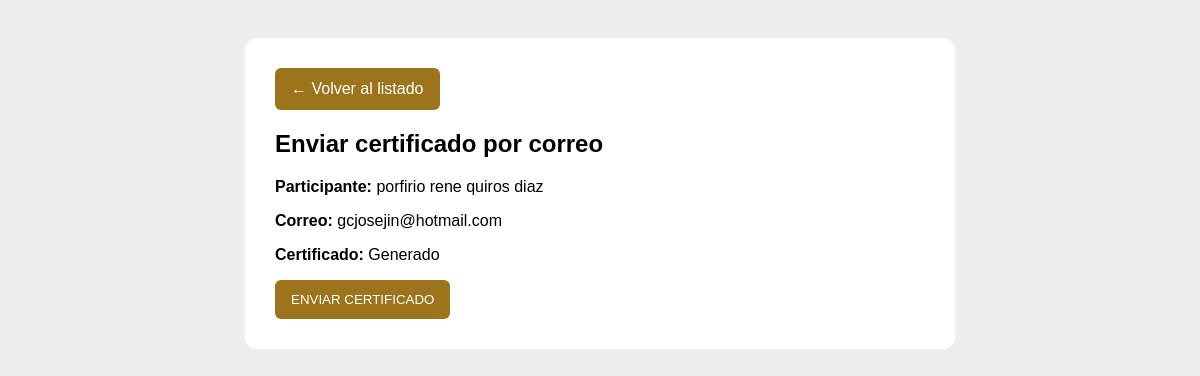
The page /enviar_correo.php?id=94 on the database its author committed.
### tables this page shows
CREATE TABLE `certificados` (
  `id` int(11) NOT NULL AUTO_INCREMENT,
  `nombre` varchar(100) NOT NULL,
  `apellido` varchar(100) NOT NULL,
  `ci` varchar(30) DEFAULT NULL,
  `correo` varchar(180) DEFAULT NULL,
  `programa` varchar(255) NOT NULL DEFAULT 'GESTIÃ"N PÃsBLICA Y DEFENSA LEGAL DEL ESTADO',
  `fecha_emision` date NOT NULL,
  `codigo` varchar(50) NOT NULL,
  `archivo` varchar(255) DEFAULT NULL,
  `correo_enviado` tinyint(1) NOT NULL DEFAULT 0,
  `fecha_envio` datetime DEFAULT NULL,
  `estado` enum('VIGENTE','ANULADO') NOT NULL DEFAULT 'VIGENTE',
  `creado_en` timestamp NOT NULL DEFAULT current_timestamp(),
  PRIMARY KEY (`id`),
  UNIQUE KEY `codigo` (`codigo`)
);

### enviar_correo.php (the view, shortened to what this page needs)
<?php
require "config.php";require "funciones_correo.php";
$id=(int)($_GET['id']??$_POST['id']??0);$s=$conexion->prepare("SELECT * FROM certificados WHERE id=? LIMIT 1");$s->bind_param('i',$id);$s->execute();$r=$s->get_result();if(!$r||!$r->num_rows)die('Participante no encontrado.');$c=$r->fetch_assoc();$msg='';$ok=false;
$generado=!empty($c['archivo'])&&is_file(__DIR__.'/certificados/'.$c['archivo']);
?><!doctype html><html lang="es"><head></head><body><div class="box"><a href="listado.php">← Volver al listado</a><h2>Enviar certificado por correo</h2><p><b>Participante:</b> <?=htmlspecialchars($c['nombre'].' '.$c['apellido'])?></p><p><b>Correo:</b> <?=htmlspecialchars($c['correo']??'No registrado')?></p><p><b>Certificado:</b> <?=$generado?'Generado':'Pendiente de generar'?></p><?php if(!$generado):?><p>Primero debe generar el certificado.</p><a href="generar.php?id=<?=$id?>">GENERAR CERTIFICADO</a><?php elseif(empty($c['correo'])||!filter_var($c['correo'],FILTER_VALIDATE_EMAIL)):?><p>Registre un correo válido en la base de datos o vuelva a importar la fila con correo.</p><?php else:?><form method="post"><button>ENVIAR CERTIFICADO</button></form><?php endif;?></div></body></html>

### rows shown on the page
certificados: nombre+apellido "porfirio rene quiros diaz", correo "gcjosejin@hotmail.com"
